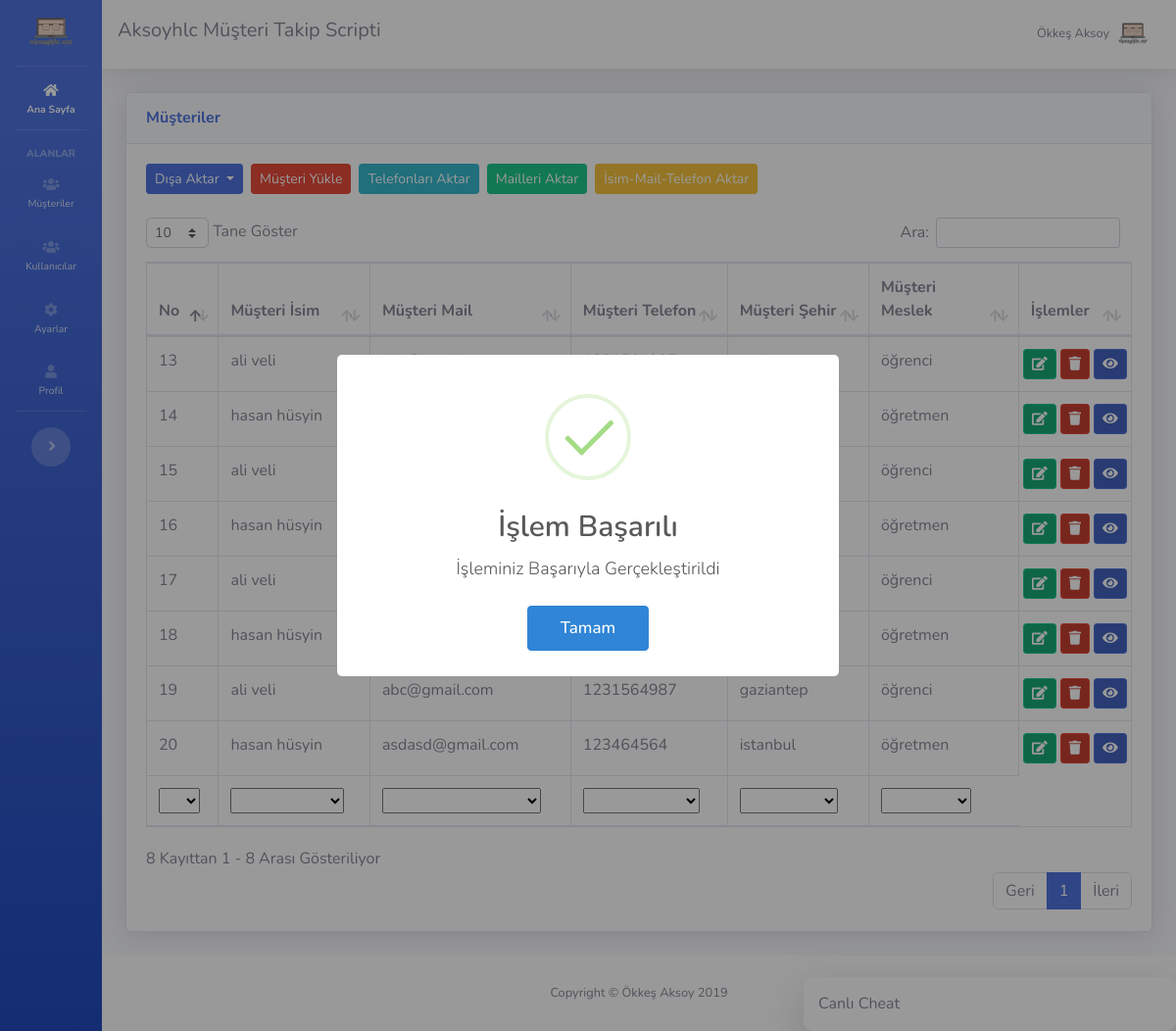
The page /Dosyalar/index.php?durum=ok (signed in) on the database its author committed.
### tables this page shows
CREATE TABLE `ayarlar` (
  `id` int(11) NOT NULL,
  `site_logo` varchar(400) DEFAULT NULL,
  `site_baslik` varchar(350) DEFAULT NULL,
  `site_aciklama` varchar(300) DEFAULT NULL,
  `site_link` varchar(100) DEFAULT NULL,
  `site_sahip_mail` varchar(100) DEFAULT NULL,
  `site_mail_host` varchar(100) DEFAULT NULL,
  `site_mail_mail` varchar(100) DEFAULT NULL,
  `site_mail_port` int(11) DEFAULT NULL,
  `site_mail_sifre` varchar(100) DEFAULT NULL
);

CREATE TABLE `musteri` (
  `musteri_id` int(11) NOT NULL,
  `musteri_isim` varchar(400) DEFAULT NULL,
  `musteri_mail` varchar(400) DEFAULT NULL,
  `musteri_telefon` varchar(20) DEFAULT NULL,
  `musteri_ulke` varchar(200) DEFAULT NULL,
  `musteri_sehir` varchar(200) DEFAULT NULL,
  `musteri_adres` varchar(530) DEFAULT NULL,
  `musteri_website` varchar(100) DEFAULT NULL,
  `musteri_meslek` varchar(200) DEFAULT NULL,
  `musteri_detay` mediumtext DEFAULT NULL
);

### Dosyalar/islemler/baglan.php (called while the page is built, shortened)
<?php
$host="localhost";
$veritabani_ismi="kurs_musteritakip";
$kullanici_adi="root";
$sifre="123456789";
try {
	$db = new PDO("mysql:host=$host;dbname=$veritabani_ismi;charset=utf8",$kullanici_adi,$sifre);
} catch (PDOException $e) {
	echo $e->getmessage();
}
$sorgu=$db->prepare("SELECT * FROM ayarlar");
$sorgu->execute();
$ayarcek=$sorgu->fetch(PDO::FETCH_ASSOC);
?>

### Dosyalar/fonksiyonlar.php (called while the page is built, shortened)
<?php
function yetkikontrol()
{
	if ($_SESSION['kul_yetki']==1) {
		return TRUE;
	} else {
		return FALSE;
	}
}
?>

### Dosyalar/index.php (the view, shortened to what this page needs)
<?php
include'header.php'
?>
<link rel="stylesheet" type="text/css" href="vendor/datatables/dataTables.bootstrap4.min.css">
<div class="container-fluid">
  <div class="card shadow mb-4">
    <div class="card-header py-3">
      <h6 class="m-0 font-weight-bold text-primary">Müşteriler</h6>
    </div>
    <div class="card-body">
      <div class="justify-content-start d-flex text-left">
       <div class="dropdown">
        <button class="btn btn-primary btn-sm dropdown-toggle" type="button" id="dropdownMenuButton" data-toggle="dropdown" aria-haspopup="true" aria-expanded="false">
          Dışa Aktar
        </button>
</div>
<a href="musteriyukle.php" class="ml-2 mb-2"><button type="button" class="btn btn-danger btn-sm">Müşteri Yükle</button></a>
<form action="islemler/ajax.php" method="POST" accept-charset="utf-8">
  <button type="submit" class="btn btn-info btn-sm ml-2" name="telefon-aktar">Telefonları Aktar</button>
</form>
<form action="islemler/ajax.php" method="POST" accept-charset="utf-8">
  <button type="submit" class="btn btn-success btn-sm ml-2" name="mail-aktar">Mailleri Aktar</button>
</form>
<form action="islemler/ajax.php" method="POST" accept-charset="utf-8">
  <button type="submit" class="btn btn-warning btn-sm ml-2" name="isim-mail-telefon-aktar">İsim-Mail-Telefon Aktar</button>
</form>
</div>
<div class="table-responsive mt-3">
  <table class="table table-bordered" id="musteritablosu">
    <thead>
      <tr>
        <th>No</th>
        <th>Müşteri İsim</th>
        <th>Müşteri Mail</th>
        <th>Müşteri Telefon</th>
        <th>Müşteri Şehir</th>
        <th>Müşteri Meslek</th>
        <th>İşlemler</th>
      </tr>
    </thead>
    <tbody>
      <?php
      $sorgu=$db->prepare("SELECT * FROM musteri");
      $sorgu->execute();
      while ($musteribilgisi=$sorgu->fetch(PDO::FETCH_ASSOC)) {
        ?>
        <tr>
          <td><?php echo $musteribilgisi['musteri_id'];; ?></td>
          <td><?php echo $musteribilgisi['musteri_isim']; ?></td>
          <td><?php echo $musteribilgisi['musteri_mail']; ?></td>
          <td><?php echo $musteribilgisi['musteri_telefon']; ?></td>
          <td><?php echo $musteribilgisi['musteri_sehir']; ?></td>
          <td><?php echo $musteribilgisi['musteri_meslek']; ?></td>
          <td>
            <div class="row justify-content-center">
              <form action="musteriduzenle.php" method="POST" accept-charset="utf-8">
                <button type="submit" name="duzenleme" class="btn btn-success btn-sm btn-icon-split">
                  <span class="icon text-white-60">
                    <i class="fas fa-edit"></i>
                  </span>
                </button>
              </form>
              <form class="mx-1" action="islemler/ajax.php" method="POST" accept-charset="utf-8">
                <button type="submit" name="musterisilme" class="btn btn-danger btn-sm btn-icon-split">
                  <span class="icon text-white-60">
                    <i class="fas fa-trash"></i>
                  </span>
                </button>
              </form>
              <form action="musteri.php" method="POST" accept-charset="utf-8">
                <button type="submit" name="duzenleme" class="btn btn-primary btn-sm btn-icon-split">
                  <span class="icon text-white-60">
                    <i class="fas fa-eye"></i>
                  </span>
                </button>
              </form>
            </div>
          </td>
        </tr>
      <?php } ?>
    </tbody>
    <tfoot>
      <tr>
        <th>No</th>
        <th>Müşteri İsim</th>
        <th>Müşteri Mail</th>
        <th>Müşteri Telefon</th>
        <th>Müşteri Şehir</th>
        <th>Müşteri Meslek</th>
      </tr>
    </tfoot>
  </table>
</div>
</div>
</div>
</div>
<?php include'footer.php' ?>

### Dosyalar/header.php (shortened to what this page needs)
<?php
include 'islemler/baglan.php';
include 'fonksiyonlar.php';
?>
<!DOCTYPE html>
<html lang="tr">
<head>
  <link href="vendor/fontawesome-free/css/all.min.css" rel="stylesheet" type="text/css">
  <link href="css/sb-admin-2.min.css" rel="stylesheet">
  <link rel="stylesheet" href="css/aksoyhlc.css">
</head>
<body id="page-top">
  <div id="wrapper">
    <ul class="navbar-nav bg-gradient-primary sidebar sidebar-dark accordion" id="accordionSidebar">
     <li class="nav-item">
      <a class="nav-link text-center" href="index.php">
        <img src="dosyalar/<?php echo $ayarcek['site_logo'] ?>" style="width: 60%; height: auto;">
      </a>
    </li>
    <hr class="sidebar-divider my-0">
    <li class="nav-item active">
      <a class="nav-link" href="index.php">
        <i class="fas fa-home"></i>
        <span>Ana Sayfa</span></a>
      </li>
      <hr class="sidebar-divider">
      <div class="sidebar-heading">
        Alanlar
      </div>
      <li class="nav-item">
        <a class="nav-link collapsed" href="#" data-toggle="collapse" data-target="#collapseTwo" aria-expanded="true" aria-controls="collapseTwo">
          <i class="fas fa-users"></i>
          <span>Müşteriler</span>
        </a>
      </li>
      <?php if (yetkikontrol()): ?>
       <li class="nav-item">
        <a class="nav-link collapsed" href="#" data-toggle="collapse" data-target="#kullanicimeby" aria-expanded="true" aria-controls="kullanicimeby">
          <i class="fas fa-users"></i>
          <span>Kullanıcılar</span>
        </a>
      </li>
    <?php endif ?>
    <li class="nav-item">
      <a class="nav-link" href="ayarlar.php">
        <i class="fas fa-cog"></i>
        <span>Ayarlar</span></a>
      </li>
      <li class="nav-item">
        <a class="nav-link" href="profil.php">
          <i class="fas fa-user"></i>
          <span>Profil</span></a>
        </li>
        <hr class="sidebar-divider d-none d-md-block">
        <div class="text-center d-none d-md-inline">
          <button class="rounded-circle border-0" id="sidebarToggle"></button>
        </div>
      </ul>
      <div id="content-wrapper" class="d-flex flex-column">
        <div id="content">
          <nav class="navbar navbar-expand navbar-light bg-white topbar mb-4 static-top shadow">
            <h5><?php echo $ayarcek['site_baslik'] ?></h5>
            <ul class="navbar-nav ml-auto">
              <li class="nav-item dropdown no-arrow">
                <a class="nav-link dropdown-toggle" href="#" id="userDropdown" role="button" data-toggle="dropdown" aria-haspopup="true" aria-expanded="false">
                  <span class="mr-2 d-none d-lg-inline text-gray-600 small"><?php echo $_SESSION['kul_isim'] ?></span>
                  <img class="img-profile rounded-circle" src="dosyalar/<?php echo $ayarcek['site_logo'] ?>">
                </a>
              </li>
            </ul>
          </nav>

### Dosyalar/footer.php (shortened to what this page needs)
  <div id="chat-sag" class="shadow-lg">
    <div class="d-flex justify-content-between" style="margin: -15px;">
      <div class="mb-3 mesaj-gorunurluk" style="width: 100%; height: 100%; padding: 15px;">Canlı Cheat</div>
    </div>
</div>
<footer class="sticky-footer bg-white">
  <div class="container my-auto">
    <div class="copyright text-center my-auto">
      <span>Copyright &copy; Ökkeş Aksoy 2019</span>
    </div>
  </div>
</footer>
</div>
</div>
</body>
</html>

### Dosyalar/css/aksoyhlc.css (style rules this page uses)
#chat-sag { position: fixed; bottom: 0; right: 0; width: 380px; background-color: white; padding: 15px; padding-right: 0; padding-bottom: 0; border-radius: 0.6rem; z-index: 99; }

### rows shown on the page
ayarlar: site_logo (picture), site_baslik "Aksoyhlc Müşteri Takip Scripti"
musteri: musteri_id "13", musteri_isim "ali veli", musteri_meslek "öğrenci"
musteri: musteri_id "14", musteri_isim "hasan hüsyin", musteri_meslek "öğretmen"
musteri: musteri_id "15", musteri_isim "ali veli", musteri_meslek "öğrenci"
musteri: musteri_id "16", musteri_isim "hasan hüsyin", musteri_meslek "öğretmen"
musteri: musteri_id "17", musteri_isim "ali veli", musteri_meslek "öğrenci"
musteri: musteri_id "18", musteri_isim "hasan hüsyin", musteri_meslek "öğretmen"
musteri: musteri_id "19", musteri_isim "ali veli", musteri_mail "abc@gmail.com", musteri_telefon "1231564987", musteri_sehir "gaziantep", musteri_meslek "öğrenci"
musteri: musteri_id "20", musteri_isim "hasan hüsyin", musteri_mail "asdasd@gmail.com", musteri_telefon "123464564", musteri_sehir "istanbul", musteri_meslek "öğretmen"

### other values the page prints
$_SESSION['kul_isim'] "Ökkeş Aksoy"
